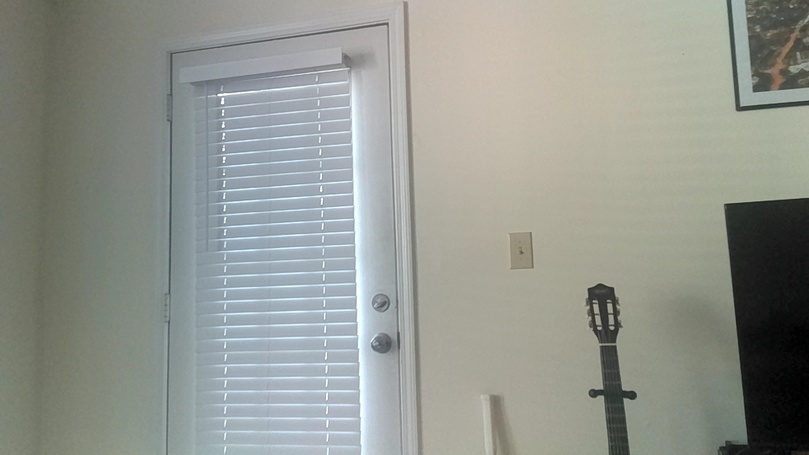
#> input picture 2/5/Image_for_stitch_1.jpg, 809 x 455 px, shrunk from 1920 x 1080 before the run, found by its file name
$ python image_stitch.py
#> lines starting #> are read from the running program, lines starting #| are printed output that depends on the picture
#> further down, img1 is the input picture: shape (455, 809, 3); mean B, G, R 143.6, 150.4, 147
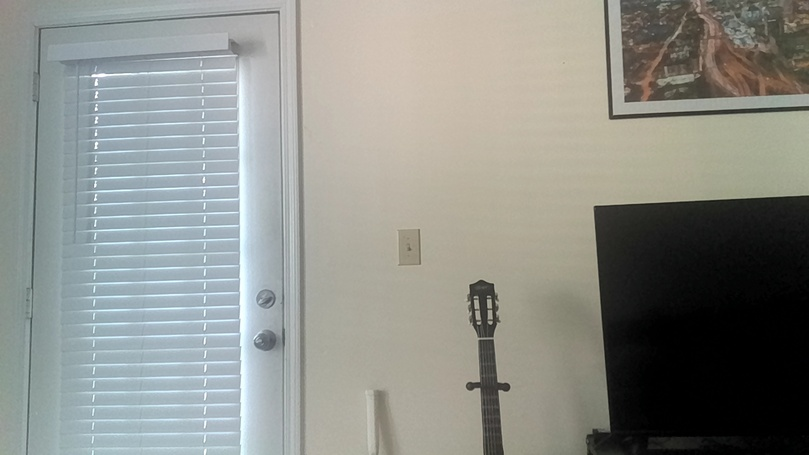
#> input picture 2/5/Image_for_stitch_2.jpg, 809 x 455 px, shrunk from 1920 x 1080 before the run, found by its file name
#> further down, img2 is the input picture: shape (455, 809, 3); mean B, G, R 138.4, 143.9, 141.7
import cv2
import numpy as np

def stitch_2_imgs(img1, img2, feature):
#> called with feature = 'SIFT'
    img1_bw = cv2.cvtColor(img1, cv2.COLOR_BGR2GRAY)
    img2_bw = cv2.cvtColor(img2, cv2.COLOR_BGR2GRAY)
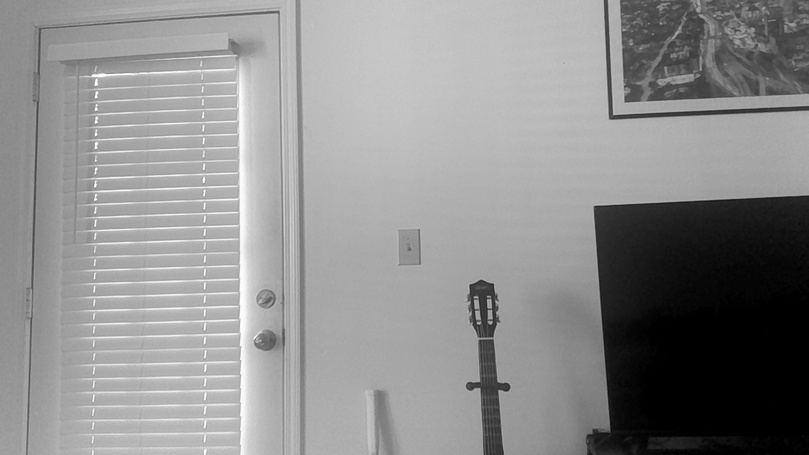
#> img2_bw: shape (455, 809); min 0, max 255, mean 142.6

    if feature == "SIFT":
        feat = cv2.SIFT_create()
    elif feature == "ORB":
        feat = cv2.ORB_create()
    else:
        raise ValueError("Invalid feature. Please choose 'SIFT' or 'ORB'.")

    kp_img1, desc_img1 = feat.detectAndCompute(img1_bw, None)
#> kp_img1 = 262 keypoints; strongest (x, y, size): (223, 126, 2), (223, 149, 1.9), (224, 158, 1.9), (612, 328, 2.6)
    kp_img2, desc_img2 = feat.detectAndCompute(img2_bw, None)
#> kp_img2 = 449 keypoints; strongest (x, y, size): (96, 109, 2), (96, 97, 1.9), (479, 323, 2.2), (95, 199, 1.8)

    bf = cv2.BFMatcher()
    matches = bf.knnMatch(desc_img2, desc_img1, k=2)
#> matches = 449 matches

    good_points = []
    for m, n in matches:
        if m.distance < 0.6 * n.distance:
            good_points.append(m)
#> after the loop, good_points = 85 matches

    query_pts = np.float32([kp_img2[m.queryIdx].pt for m in good_points]).reshape(-1, 1, 2)
#> query_pts = 85 rows, first 8: [89.26, 238], [89.64, 225.2], [92.44, 169.7], [94.14, 325.3], [95.8, 137.3], [96.17, 143.5], [96.58, 117.9], [204.7, 322.3]
    train_pts = np.float32([kp_img1[m.trainIdx].pt for m in good_points]).reshape(-1, 1, 2)
#> train_pts = 85 rows, first 8: [219.7, 246.3], [219.7, 234], [221.4, 206.7], [224.9, 315.2], [223.9, 152.3], [224, 158.1], [224, 158.1], [326.6, 379]

    matrix, mask = cv2.findHomography(query_pts, train_pts, cv2.RANSAC, 5.0)
#> matrix = [[0.791, 0.000997, 140.6], [-0.0733, 0.886, 33.1], [-0.000242, -5.1e-05, 1]]; mask = 85 values, max 1 at index 0, min 0 at index 2, mean 0.918

    # Warped image
    dst = cv2.warpPerspective(img2, matrix, ((img1.shape[1] + img2.shape[1]), img2.shape[0]))
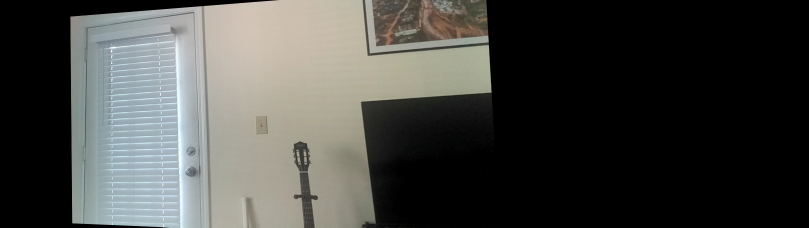
#> dst: shape (455, 1618, 3) (shown at 1/2 size); mean B, G, R 67.4, 70.6, 70

    # Paste them together
    dst[0:img1.shape[0], 0:img1.shape[1]] = img1
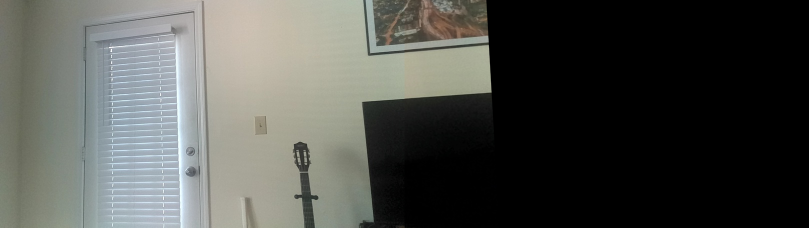
#> dst: shape (455, 1618, 3) (shown at 1/2 size); mean B, G, R 77.3, 81.6, 80

    # Find non-black pixels indices
    non_black_pixels = np.where(np.any(dst != [0, 0, 0], axis=-1))
#> non_black_pixels = 427903 positions, rows 0 to 454, columns 0 to 997
    min_x = np.min(non_black_pixels[1])
#> min_x = 0
    max_x = np.max(non_black_pixels[1])
#> max_x = 997

    # Crop the image
    cropped_img = dst[:, min_x:max_x]
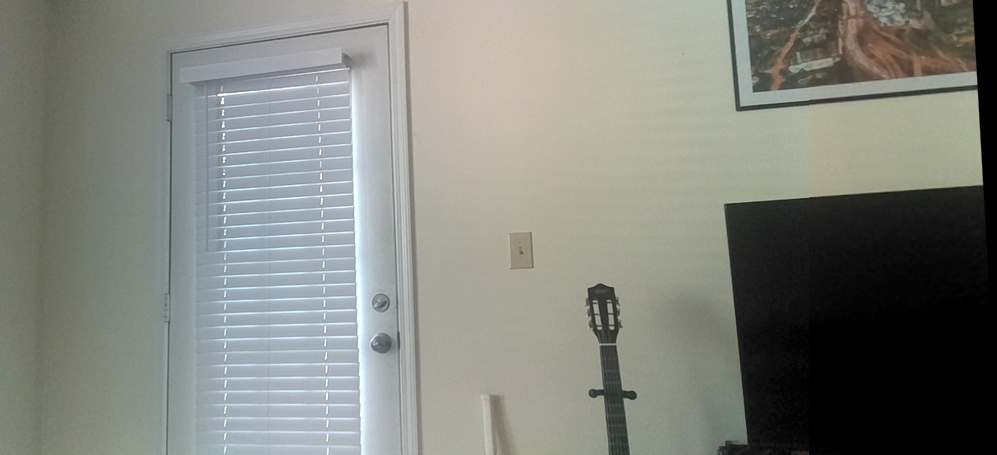
#> cropped_img: shape (455, 997, 3); mean B, G, R 125.5, 132.4, 129.8

    return cropped_img


if __name__ == "__main__":
    img1_path = '2/5/Image_for_stitch_1.jpg'
    img2_path = '2/5/Image_for_stitch_2.jpg'
    img1 = cv2.imread(img1_path)
    img2 = cv2.imread(img2_path)
    panorama = stitch_2_imgs(img1, img2, "SIFT")

    output_path = '2/5/pano2.jpg'
    cv2.imwrite(output_path, panorama)
    cv2.imshow('Image', panorama)
    cv2.waitKey(0)
